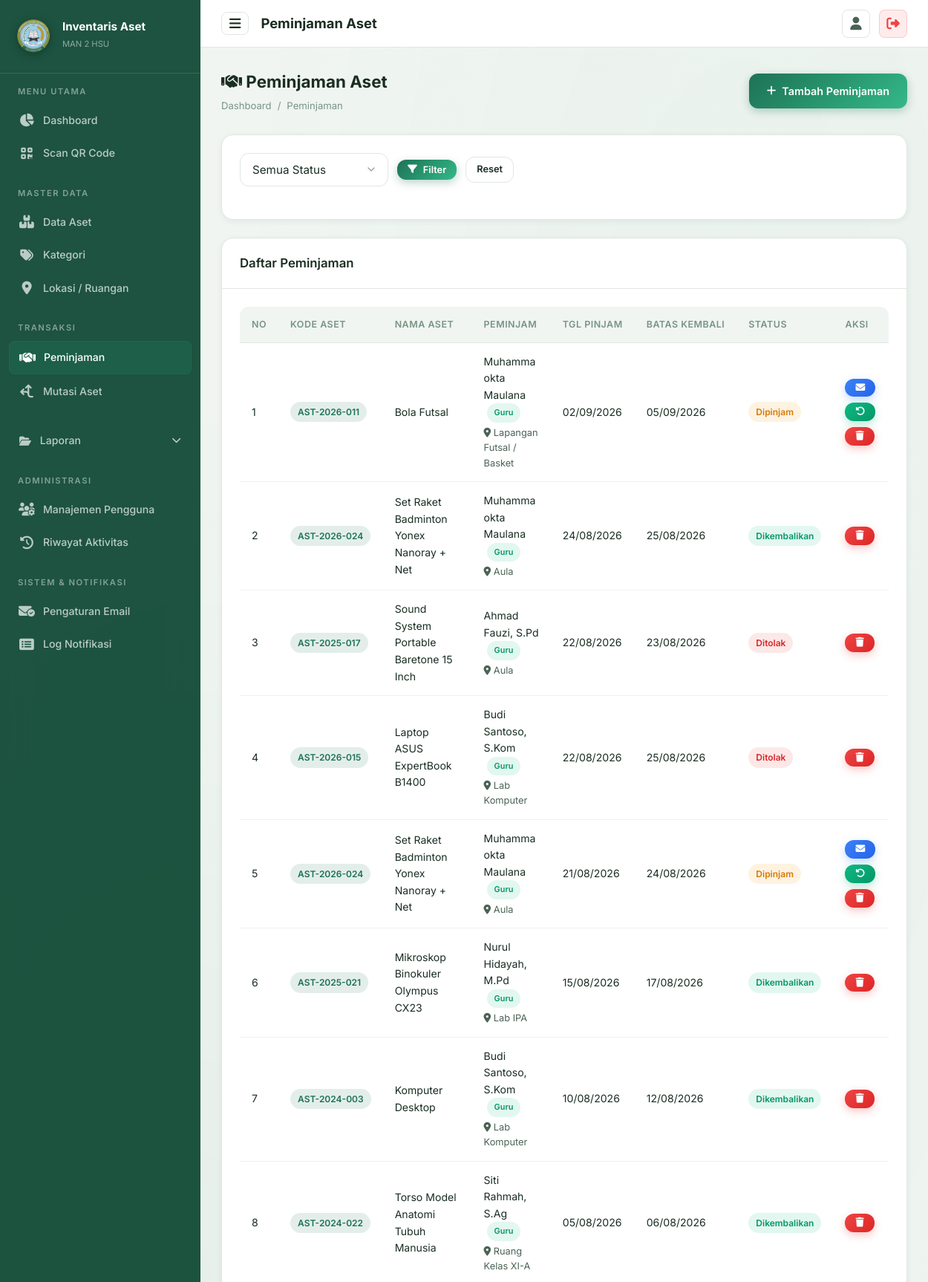
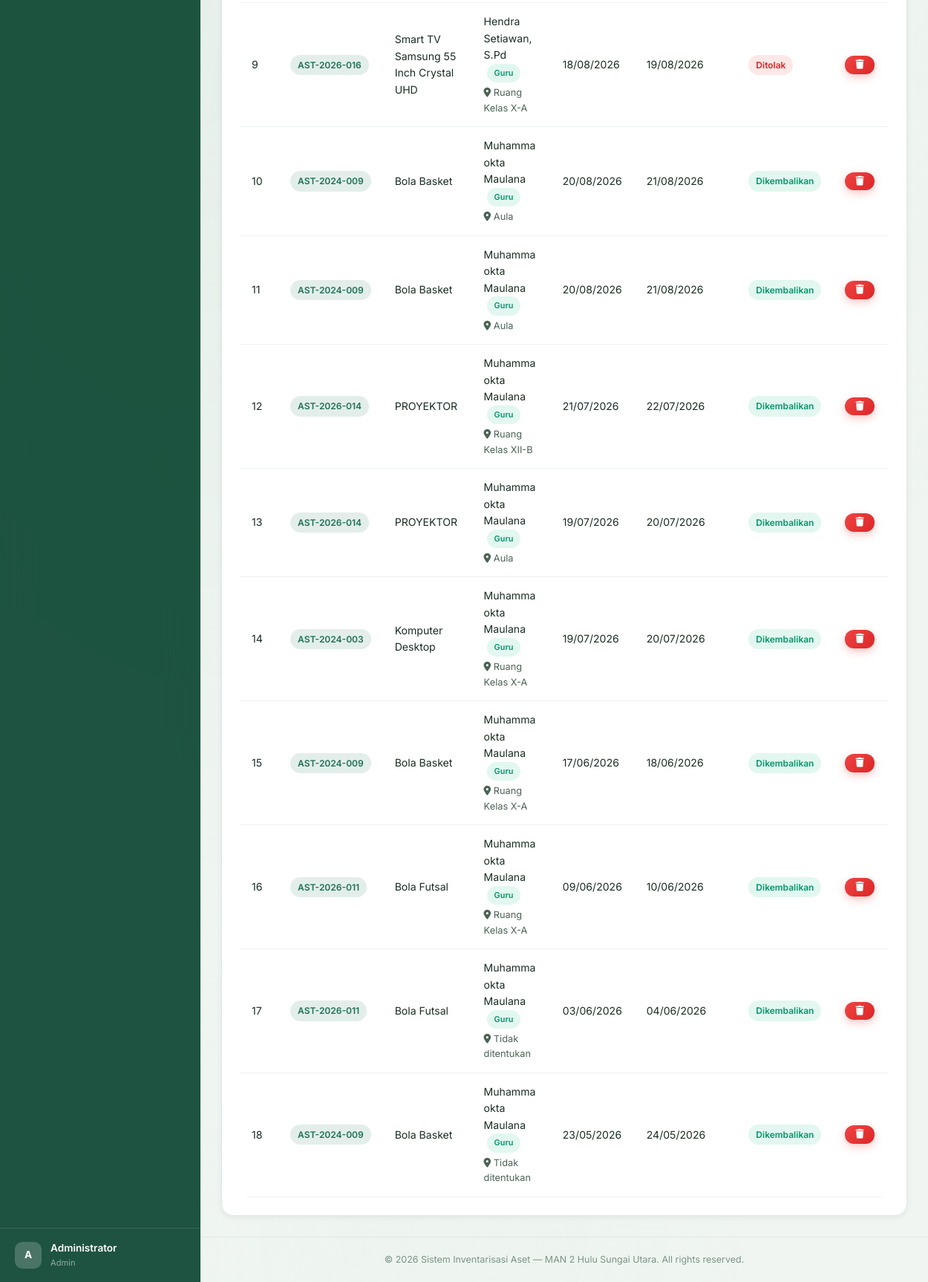
/pages/peminjaman/index.php (signed in), run on an earlier commit of the app's database (2 pictures, top to bottom).
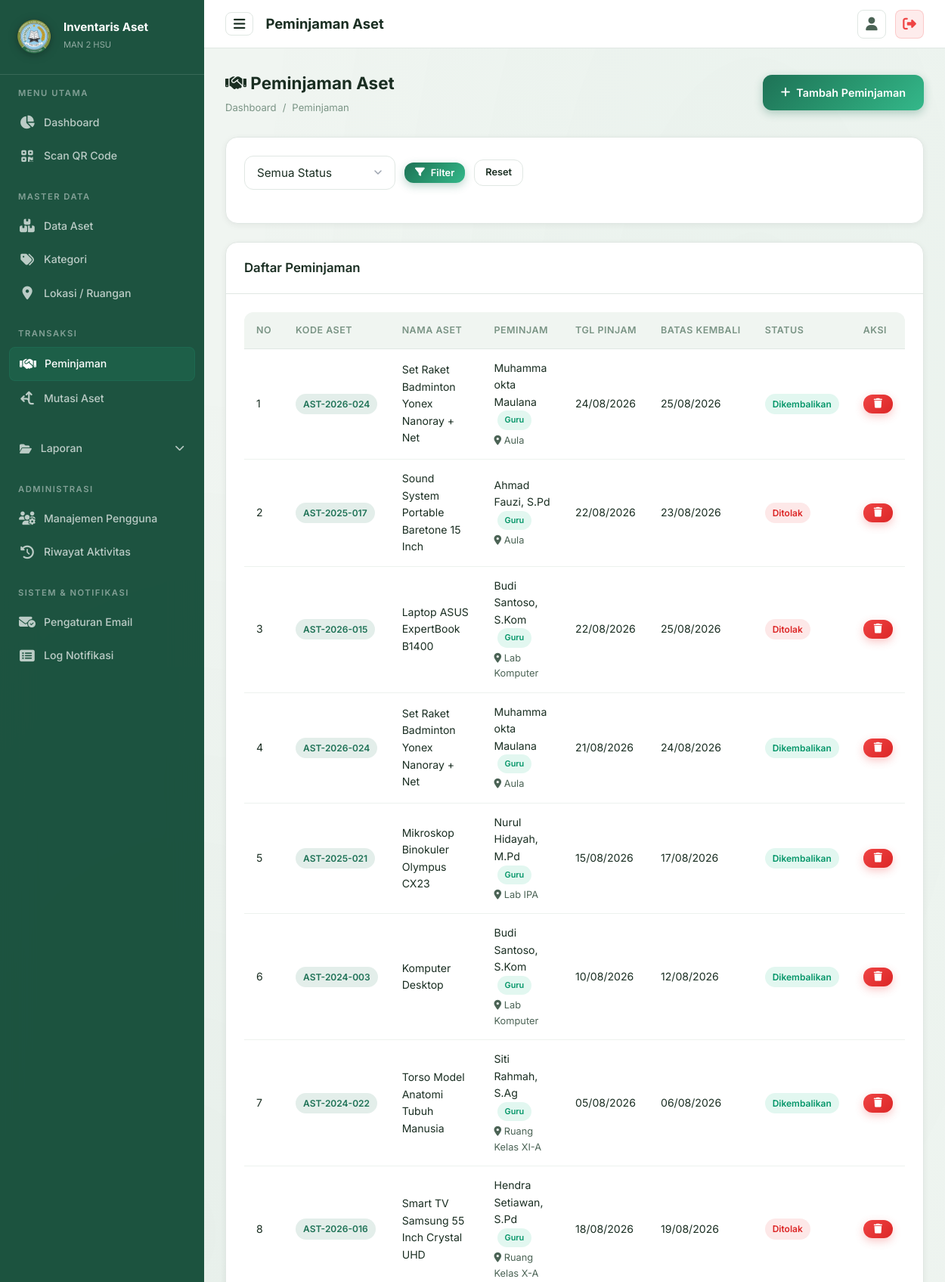
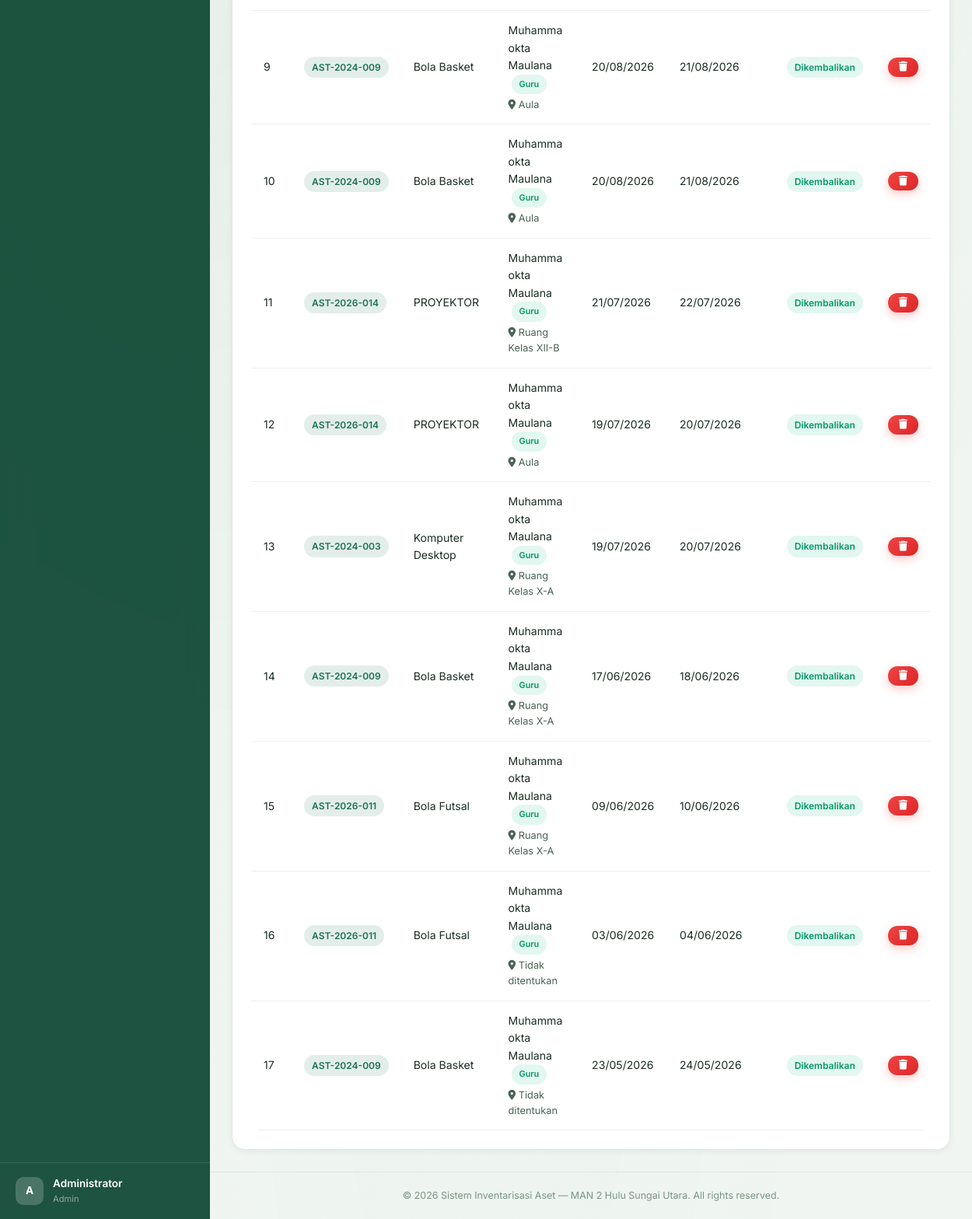
And on a later commit of the database (2 pictures, top to bottom).
### tables this page shows
CREATE TABLE `peminjaman` (
  `id` int NOT NULL AUTO_INCREMENT,
  `id_aset` int NOT NULL,
  `nama_peminjam` varchar(100) NOT NULL,
  `id_peminjam` int DEFAULT NULL,
  `id_lokasi` int DEFAULT NULL,
  `tanggal_pinjam` date NOT NULL,
  `tanggal_kembali_rencana` date NOT NULL,
  `tanggal_kembali_aktual` date DEFAULT NULL,
  `kondisi_saat_dikembalikan` enum('Baik','Rusak Ringan','Rusak Berat') DEFAULT NULL,
  `catatan_pengembalian` text,
  `status` enum('Menunggu Konfirmasi','Ditolak','Dipinjam','Dikembalikan') NOT NULL DEFAULT 'Dipinjam',
  `keterangan` text,
  `id_user` int DEFAULT NULL,
  `created_at` timestamp NULL DEFAULT CURRENT_TIMESTAMP,
  PRIMARY KEY (`id`),
  KEY `id_aset` (`id_aset`),
  KEY `id_user` (`id_user`),
  KEY `fk_peminjaman_peminjam` (`id_peminjam`),
  KEY `fk_peminjaman_lokasi` (`id_lokasi`),
  CONSTRAINT `fk_peminjaman_lokasi` FOREIGN KEY (`id_lokasi`) REFERENCES `lokasi` (`id`) ON DELETE SET NULL,
  CONSTRAINT `fk_peminjaman_peminjam` FOREIGN KEY (`id_peminjam`) REFERENCES `users` (`id`) ON DELETE SET NULL,
  CONSTRAINT `peminjaman_ibfk_1` FOREIGN KEY (`id_aset`) REFERENCES `aset` (`id`) ON DELETE CASCADE,
  CONSTRAINT `peminjaman_ibfk_2` FOREIGN KEY (`id_user`) REFERENCES `users` (`id`) ON DELETE SET NULL
);

CREATE TABLE `aset` (
  `id` int NOT NULL AUTO_INCREMENT,
  `kode_aset` varchar(50) NOT NULL,
  `nama_aset` varchar(150) NOT NULL,
  `id_kategori` int DEFAULT NULL,
  `jenis_barang` enum('Aset Tetap','Inventaris Barang') NOT NULL DEFAULT 'Aset Tetap',
  `id_lokasi` int DEFAULT NULL,
  `jumlah` int NOT NULL DEFAULT '1',
  `kondisi` enum('Baik','Rusak Ringan','Rusak Berat') NOT NULL DEFAULT 'Baik',
  `tahun_perolehan` year DEFAULT NULL,
  `nilai_perolehan` decimal(15,2) DEFAULT '0.00',
  `sumber_dana` varchar(100) DEFAULT NULL,
  `gambar` varchar(255) DEFAULT NULL,
  `keterangan` text,
  `qr_code_path` varchar(255) DEFAULT NULL,
  `created_at` timestamp NULL DEFAULT CURRENT_TIMESTAMP,
  `updated_at` timestamp NULL DEFAULT CURRENT_TIMESTAMP ON UPDATE CURRENT_TIMESTAMP,
  `deleted_at` timestamp NULL DEFAULT NULL,
  `bukti_hapus` varchar(255) DEFAULT NULL,
  `status_penghapusan` enum('none','pending','approved') NOT NULL DEFAULT 'none',
  `status_mutasi` enum('none','in_transit') NOT NULL DEFAULT 'none',
  `tgl_pengajuan_hapus` datetime DEFAULT NULL,
  `file_ba_scan` varchar(255) DEFAULT NULL,
  `alasan_hapus` text,
  PRIMARY KEY (`id`),
  UNIQUE KEY `kode_aset` (`kode_aset`),
  KEY `id_kategori` (`id_kategori`),
  KEY `id_lokasi` (`id_lokasi`),
  CONSTRAINT `aset_ibfk_1` FOREIGN KEY (`id_kategori`) REFERENCES `kategori` (`id`) ON DELETE SET NULL,
  CONSTRAINT `aset_ibfk_2` FOREIGN KEY (`id_lokasi`) REFERENCES `lokasi` (`id`) ON DELETE SET NULL
);

CREATE TABLE `users` (
  `id` int NOT NULL AUTO_INCREMENT,
  `nama` varchar(100) NOT NULL,
  `username` varchar(50) NOT NULL,
  `email` varchar(255) DEFAULT NULL,
  `password` varchar(255) NOT NULL,
  `role` enum('admin','petugas','guru') NOT NULL DEFAULT 'petugas',
  `nip` varchar(30) DEFAULT NULL,
  `jabatan` varchar(100) DEFAULT NULL,
  `no_telepon` varchar(20) DEFAULT NULL,
  `telegram_chat_id` varchar(50) DEFAULT NULL,
  `foto` varchar(255) DEFAULT NULL,
  `created_at` timestamp NULL DEFAULT CURRENT_TIMESTAMP,
  `remember_token` varchar(255) DEFAULT NULL,
  `reset_token` varchar(255) DEFAULT NULL,
  `reset_token_expires_at` datetime DEFAULT NULL,
  PRIMARY KEY (`id`),
  UNIQUE KEY `username` (`username`)
);

CREATE TABLE `lokasi` (
  `id` int NOT NULL AUTO_INCREMENT,
  `nama_lokasi` varchar(100) NOT NULL,
  `keterangan` text,
  `created_at` timestamp NULL DEFAULT CURRENT_TIMESTAMP,
  PRIMARY KEY (`id`)
);

### pages/peminjaman/index.php (the view, shortened to what this page needs)
<?php
$pdo = getConnection();
$where = "";
$params = [];
$peminjamanList = $pdo->prepare("SELECT p.*, a.nama_aset, a.kode_aset, u.nama as user_nama, pu.nama as peminjam_nama, l.nama_lokasi
    FROM peminjaman p
    JOIN aset a ON p.id_aset = a.id
    LEFT JOIN users u ON p.id_user = u.id
    LEFT JOIN users pu ON p.id_peminjam = pu.id
    LEFT JOIN lokasi l ON p.id_lokasi = l.id
    $where
    ORDER BY p.created_at DESC");
$peminjamanList->execute($params);
$peminjamanList = $peminjamanList->fetchAll();
require_once __DIR__ . '/../../includes/header.php';
require_once __DIR__ . '/../../includes/sidebar.php';
?>
<div class="page-header">
    <div><h2><i class="fas fa-handshake"></i> Peminjaman Aset</h2>
        <div class="breadcrumb"><a href="<?= BASE_URL ?>/dashboard">Dashboard</a><span class="separator">/</span><span>Peminjaman</span></div>
    </div>
    <a href="<?= BASE_URL ?>/peminjaman/tambah" class="btn btn-primary"><i class="fas fa-plus"></i> Tambah Peminjaman</a>
</div>
<div class="card mb-4"><div class="card-body">
    <form method="GET" class="search-bar">
        <select class="form-control" name="status" style="max-width:200px;">
            <option value="">Semua Status</option>
        </select>
        <button type="submit" class="btn btn-primary btn-sm"><i class="fas fa-filter"></i> Filter</button>
        <a href="<?= BASE_URL ?>/peminjaman" class="btn btn-secondary btn-sm">Reset</a>
    </form>
</div></div>
<div class="card animate-fadeInUp"><div class="card-header"><h3>Daftar Peminjaman</h3></div><div class="card-body">
    <div class="table-wrapper">
        <table><thead><tr><th>No</th><th>Kode Aset</th><th>Nama Aset</th><th>Peminjam</th><th>Tgl Pinjam</th><th>Batas Kembali</th><th>Status</th><th>Aksi</th></tr></thead>
        <tbody>
            <?php if (empty($peminjamanList)): ?>
                <tr><td colspan="8" class="text-center text-muted">Belum ada data peminjaman</td></tr>
            <?php else: foreach ($peminjamanList as $i => $p): ?>
            <tr>
                <td><?= $i+1 ?></td>
                <td><span class="badge badge-primary"><?= htmlspecialchars($p['kode_aset']) ?></span></td>
                <td><?= htmlspecialchars($p['nama_aset']) ?></td>
                <td>
                    <?php if ($p['peminjam_nama']): ?>
                        <?= htmlspecialchars($p['peminjam_nama']) ?>
                        <span class="badge badge-success" style="font-size:0.68rem;margin-left:4px;">Guru</span>
                    <?php else: ?>
                        <?= htmlspecialchars($p['nama_peminjam']) ?>
                    <?php endif; ?>
                    <div style="font-size:0.8rem; color:var(--text-secondary); margin-top:4px;">
                        <i class="fas fa-map-marker-alt"></i> <?= htmlspecialchars($p['nama_lokasi'] ?? 'Tidak ditentukan') ?>
                    </div>
                </td>
                <td><?= date('d/m/Y', strtotime($p['tanggal_pinjam'])) ?></td>
                <td><?= date('d/m/Y', strtotime($p['tanggal_kembali_rencana'])) ?></td>
                <td>
                    <?php
                    $badgeClass = 'success';
                    if ($p['status'] === 'Dipinjam') $badgeClass = 'warning';
                    elseif ($p['status'] === 'Menunggu Konfirmasi') $badgeClass = 'info';
                    elseif ($p['status'] === 'Ditolak') $badgeClass = 'danger';
                    ?>
                    <span class="badge badge-<?= $badgeClass ?>"><?= $p['status'] ?></span>
                </td>
                <td><div class="btn-group">
                    <?php if ($p['status'] === 'Dipinjam'): ?>
                        <a href="javascript:void(0)" onclick="confirmAction('Kirim email reminder ke peminjam?', '<?= BASE_URL ?>/peminjaman/kirim-notif', '<?= $p['id'] ?>')" class="btn btn-sm btn-info" title="Kirim Reminder Email"><i class="fas fa-envelope"></i></a>
                        <a href="<?= BASE_URL ?>/peminjaman/kembali?id=<?= $p['id'] ?>" class="btn btn-sm btn-success" title="Kembalikan"><i class="fas fa-rotate-left"></i></a>
                    <?php endif; ?>
                    <a href="javascript:void(0)" onclick="confirmDelete('Hapus data peminjaman ini?', '<?= BASE_URL ?>/peminjaman/hapus', '<?= $p['id'] ?>')" class="btn btn-sm btn-danger" title="Hapus"><i class="fas fa-trash"></i></a>
                </div></td>
            </tr>
            <?php endforeach; endif; ?>
        </tbody></table>
    </div>
</div></div>
<?php require_once __DIR__ . '/../../includes/footer.php'; ?>

What changed in the data, as far as the page shows it:
removed peminjaman: id_aset.kode_aset "AST-2026-011", id_aset.nama_aset "Bola Futsal", id_peminjam.nama "Muhamma okta Maulana", id_lokasi.nama_lokasi "Lapangan Futsal / Basket", tanggal_pinjam "02/09/2026", tanggal_kembali_rencana "05/09/2026", status "Dipinjam"
changed peminjaman (number 4 of 17 on the later page): status "Dipinjam" → "Dikembalikan"
